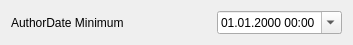
<?xml version="1.0" encoding="UTF-8"?>
<ui version="4.0">
 <class>AuthorDateMinFilter</class>
 <widget class="QWidget" name="AuthorDateMinFilter">
  <property name="geometry">
   <rect>
    <x>0</x>
    <y>0</y>
    <width>353</width>
    <height>45</height>
   </rect>
  </property>
  <property name="windowTitle">
   <string>Form</string>
  </property>
  <layout class="QVBoxLayout" name="verticalLayout_3">
   <item>
    <layout class="QHBoxLayout" name="horizontalLayout">
     <item>
      <widget class="QLabel" name="label">
       <property name="enabled">
        <bool>true</bool>
       </property>
       <property name="minimumSize">
        <size>
         <width>200</width>
         <height>0</height>
        </size>
       </property>
       <property name="text">
        <string>AuthorDate Minimum</string>
       </property>
      </widget>
     </item>
     <item>
      <widget class="QDateTimeEdit" name="uiAuthorDateMin">
       <property name="buttonSymbols">
        <enum>QAbstractSpinBox::UpDownArrows</enum>
       </property>
       <property name="displayFormat">
        <string>dd.MM.yyyy HH:mm</string>
       </property>
       <property name="calendarPopup">
        <bool>true</bool>
       </property>
       <property name="timeSpec">
        <enum>Qt::UTC</enum>
       </property>
      </widget>
     </item>
    </layout>
   </item>
  </layout>
 </widget>
 <resources/>
 <connections/>
</ui>
